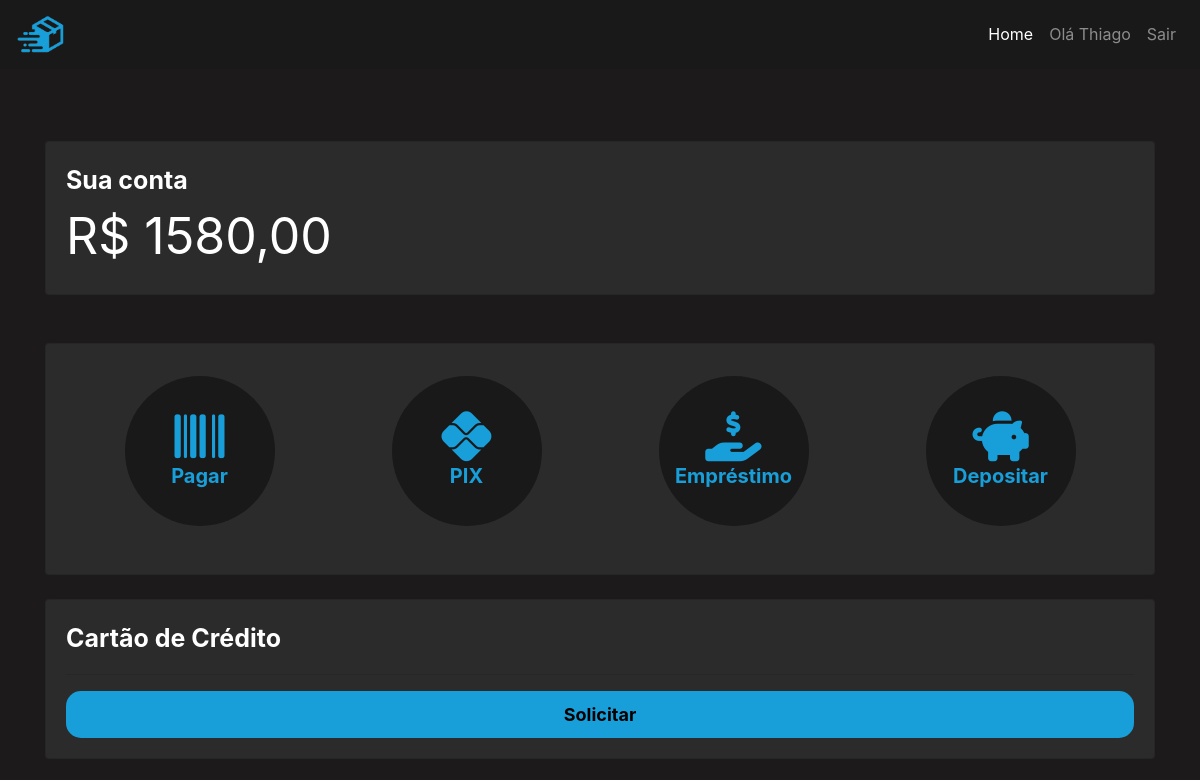
Before: /conta/home/ (signed in, upper part) with the older database file.
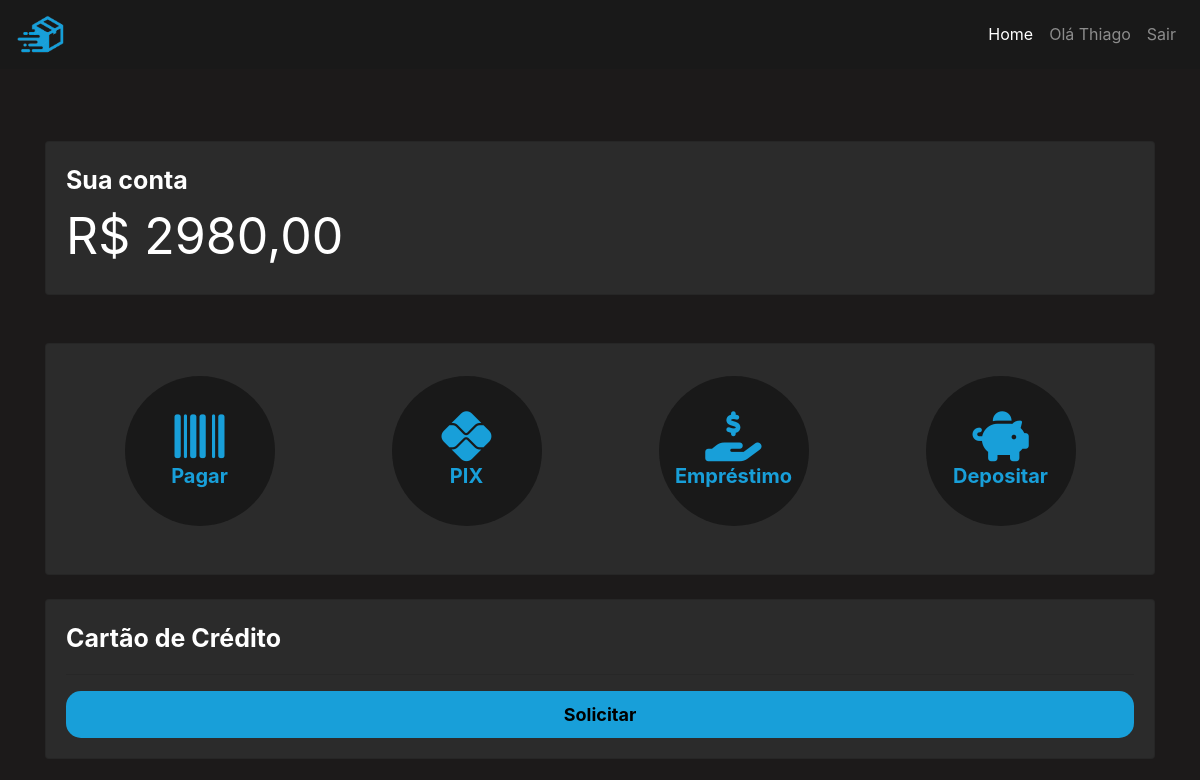
After: the same page with the newer database file.
### cliente/models.py (models this page shows, shortened)
class Cliente(AbstractUser):
    nome_completo = models.CharField(max_length=60, null=True, blank=True)
    cpf = models.CharField(max_length=11, unique=True, null=True, blank=True)
    telefone = models.CharField(max_length=11, null=True, blank=True)
    rg = models.CharField(max_length=10, unique=True, null=True, blank=True)
    email = models.CharField(max_length=60, unique=True, null=True, blank=True)
    @property
    def get_id(self):
        return self.id

class Conta(models.Model):
    numero_conta = models.CharField(max_length=12, unique=True)
    agencia = models.CharField(max_length=6)
    banco = models.CharField(default='0934', max_length=4)
    saldo = models.FloatField(default=0)
    data_abertura = models.DateField(default=datetime.now())
    status_conta = models.CharField(max_length=12)
    chave_pix = models.CharField(max_length=50, unique=True, null=True, blank=True)
    cliente = models.ForeignKey(Cliente, on_delete=models.CASCADE, null=True)

### cliente/views.py (the view)
# urls.py: path('home/', views.home_credit_card, name='home_credit_card')
@login_required(login_url="/conta/login/")
def home(request):
    id_user: int = request.user.get_id
    conta = Conta.objects.get(cliente=id_user)
    user = Cliente.objects.get(id=id_user)
    return render(request, 'cliente/home.html', {'conta': conta, 'user': user})

### cliente/templates/cliente/home.html (shortened to what this page needs)
{% extends 'bases/base.html' %}
{% load static %}
{% block 'head' %}
    <link rel="stylesheet" href="{% static 'cliente/css/home.css' %}">
{% endblock %}
{% block 'user_name' %}
        Olá {{user.username.title}}
{% endblock %}
{% block 'body' %}
        <br>
        <br>
                <a style="text-decoration: none; color:white;" href="#">
                    <div class="card">
                        <div class="row">
                            <div class="col-md-8">
                                <span  class="fonte-destaque">Sua conta</span><br>
                                <span class="fonte-destaque" style="font-size: 50px; font-weight: normal">R$ {{conta.saldo}}0</span>
                            </div>
                            <div class="col-md">
                            </div>
                        </div>
                    </div>
                </a>
        <br>
        <br>
       <div class="card">
        <table class="table table-borderless" align="center">
            <thead>
              <tr align="center">
                <th scope="col">
                    <div class='link-home'>
                        <a href="{% url 'pagar_boleto' %}" class="link-item">
                            <i class="fa-solid fa-barcode" style="color: #189fd9; font-size: 50px;"></i><br>
                            <span style="font-size: 20px; color:#189fd9;">Pagar</span>
                        </a>
                    </div>
                </th>
                <th scope="col">
                    <div class='link-home'>
                        <a href="{% url 'tranferencia_pix' %}" class="link-item">
                            <i class="fa-brands fa-pix" style="color: #189fd9; font-size: 50px;"></i><br>
                            <span style="font-size: 20px; color:#189fd9;">PIX</span>
                        </a>
                    </div>
                </th>
                <th scope="col">
                    <div class='link-home'>
                        <a href="{% url 'realizar_emprestimo' %}" class="link-item">
                            <i class="fa-solid fa-hand-holding-dollar" style="color: #189fd9; font-size: 50px;"></i><br>
                            <span style="font-size: 20px; color:#189fd9;">Empréstimo</span>
                        </a>
                    </div>
                </th>
                <th scope="col">
                    <div class='link-home'>
                        <a href="{% url 'gerar_boleto' %}" class="link-item">
                            <i class="fa-solid fa-piggy-bank" style="color: #189fd9; font-size: 50px;"></i><br>
                            <span style="font-size: 20px; color:#189fd9;">Depositar</span>
                        </a>
                    </div>
                </th>
              </tr>
            </thead>
        </table>
        </div>
        <br>
                <div class="card">
                    {% if not credit_card %}
                        <span class="fonte-destaque">Cartão de Crédito</span>
                        <hr class="hr-borda">
                        <a href="" class="botao-principal">Solicitar</a>
                    {% endif %}
                </div>
                <br>
        <br>
        <br>
        <br>
        <br>
{% endblock %}

### templates/bases/base.html (shortened to what this page needs)
{% load static %}
<!DOCTYPE html>
<html lang="en">
<head>
    <link rel="stylesheet" href="{% static 'global/css/base.css'%}">
    <link rel="stylesheet" href="https://cdn.jsdelivr.net/npm/bootstrap@4.0.0/dist/css/bootstrap.min.css">
    <link href="{% static 'fontawesome/css/fontawesome.css' %}" rel="stylesheet">
    <link href="{% static 'fontawesome/css/brands.css' %}" rel="stylesheet">
    <link href="{% static 'fontawesome/css/solid.css' %}" rel="stylesheet">
    {% block 'head'%}
    {% endblock %}
</head>
<body class="fundo">
    <nav class="navbar navbar-expand-lg navbar-dark bg-nav">
        <a class="navbar-brand" href="{% url 'home' %}"><img style="width: 50px; margin: 0; padding:0" src="{% static 'global/img/boxbank-logo-s.png' %}"></a>
        <div class="navbar-collapse collapse  order-3 dual-collapse2">
        <ul class="navbar-nav ml-auto">
            <li class="nav-item active">
              <span class="nav-link" href="#">{% block 'conta'%}{% endblock %}</span>
            </li>
            <li class="nav-item active">
              <a class="nav-link" href="#">Home <span class="sr-only">(current)</span></a>
            </li>
            <li class="nav-item">
              <a class="nav-link" >{% block 'user_name'%}{% endblock %}</a>
            </li>
            <li class="nav-item">
              <a class="nav-link" href="{% url 'logout'%}">Sair</a>
            </li>
        </ul>
    </div>
      </nav>
      <br>
    <div class='container'>
      {% block 'body'%}
      {% endblock %}
    </div>
</body>
</html>

### templates/static/global/css/base.css (style rules this page uses)
body { background-color: #1C1A1A !important; color: white !important; }
:root { --main-color: #2B2B2B; --dark-color: #1C1A1A; --contrast-color: #69D2CD; --differential-color: #E96363; }
.bg-nav { background-color: #191919; color: white; }

### templates/static/cliente/css/home.css (style rules this page uses)
table th { border:none !important; }
.card { width: 100%; background-color: var(--main-color); padding: 20px; }
.fonte-destaque { font-weight: bold; font-size: 25px; }
.hr-borda { color: var(--dark-color); }
.botao-principal { text-decoration: none; color: black; font-weight: bold; font-size: 18px; padding: 10px; background-color: #189FD9; text-align: center; border-radius: 15px; border: none; }
.link-home { display: flex; width: 150px; background-color: #191919; height: 150px; border-radius: 100%; justify-content: center; align-items: center; text-align: center; flex-direction: row; }
.link-item { display: block; }

Changed rows visible on the page:
changed Conta: saldo "1580,0" → "2980,0"
